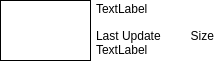
<ui version="4.0" >
 <class>ProjectTreeItemClass</class>
 <widget class="QFrame" name="ProjectTreeItemClass" >
  <property name="geometry" >
   <rect>
    <x>0</x>
    <y>0</y>
    <width>218</width>
    <height>61</height>
   </rect>
  </property>
  <property name="palette" >
   <palette>
    <active>
     <colorrole role="Base" >
      <brush brushstyle="SolidPattern" >
       <color alpha="255" >
        <red>255</red>
        <green>255</green>
        <blue>255</blue>
       </color>
      </brush>
     </colorrole>
     <colorrole role="Window" >
      <brush brushstyle="SolidPattern" >
       <color alpha="255" >
        <red>255</red>
        <green>255</green>
        <blue>255</blue>
       </color>
      </brush>
     </colorrole>
    </active>
    <inactive>
     <colorrole role="Base" >
      <brush brushstyle="SolidPattern" >
       <color alpha="255" >
        <red>255</red>
        <green>255</green>
        <blue>255</blue>
       </color>
      </brush>
     </colorrole>
     <colorrole role="Window" >
      <brush brushstyle="SolidPattern" >
       <color alpha="255" >
        <red>255</red>
        <green>255</green>
        <blue>255</blue>
       </color>
      </brush>
     </colorrole>
    </inactive>
    <disabled>
     <colorrole role="Base" >
      <brush brushstyle="SolidPattern" >
       <color alpha="255" >
        <red>255</red>
        <green>255</green>
        <blue>255</blue>
       </color>
      </brush>
     </colorrole>
     <colorrole role="Window" >
      <brush brushstyle="SolidPattern" >
       <color alpha="255" >
        <red>255</red>
        <green>255</green>
        <blue>255</blue>
       </color>
      </brush>
     </colorrole>
    </disabled>
   </palette>
  </property>
  <property name="font" >
   <font/>
  </property>
  <property name="windowTitle" >
   <string>ProjectTreeItem</string>
  </property>
  <property name="autoFillBackground" >
   <bool>true</bool>
  </property>
  <property name="styleSheet" >
   <string notr="true" />
  </property>
  <property name="frameShape" >
   <enum>QFrame::NoFrame</enum>
  </property>
  <widget class="QLabel" name="ProjectImage" >
   <property name="geometry" >
    <rect>
     <x>0</x>
     <y>0</y>
     <width>91</width>
     <height>61</height>
    </rect>
   </property>
   <property name="frameShape" >
    <enum>QFrame::Box</enum>
   </property>
   <property name="text" >
    <string/>
   </property>
   <property name="pixmap" >
    <pixmap/>
   </property>
  </widget>
  <widget class="QLabel" name="ProjectName" >
   <property name="geometry" >
    <rect>
     <x>96</x>
     <y>0</y>
     <width>130</width>
     <height>18</height>
    </rect>
   </property>
   <property name="text" >
    <string>TextLabel</string>
   </property>
  </widget>
  <widget class="QLabel" name="ProjectSizeValue" >
   <property name="geometry" >
    <rect>
     <x>168</x>
     <y>28</y>
     <width>46</width>
     <height>16</height>
    </rect>
   </property>
   <property name="text" >
    <string>Size</string>
   </property>
   <property name="alignment" >
    <set>Qt::AlignRight|Qt::AlignTrailing|Qt::AlignVCenter</set>
   </property>
  </widget>
  <widget class="QLabel" name="ProjectLastUpdateValue" >
   <property name="geometry" >
    <rect>
     <x>96</x>
     <y>40</y>
     <width>116</width>
     <height>20</height>
    </rect>
   </property>
   <property name="text" >
    <string>TextLabel</string>
   </property>
  </widget>
  <widget class="QLabel" name="ProjectLastUpdate" >
   <property name="geometry" >
    <rect>
     <x>96</x>
     <y>28</y>
     <width>71</width>
     <height>16</height>
    </rect>
   </property>
   <property name="text" >
    <string>Last Update</string>
   </property>
  </widget>
 </widget>
 <layoutdefault spacing="6" margin="11" />
 <resources>
  <include location="torque3dfrontloader.qrc" />
 </resources>
 <connections/>
</ui>
